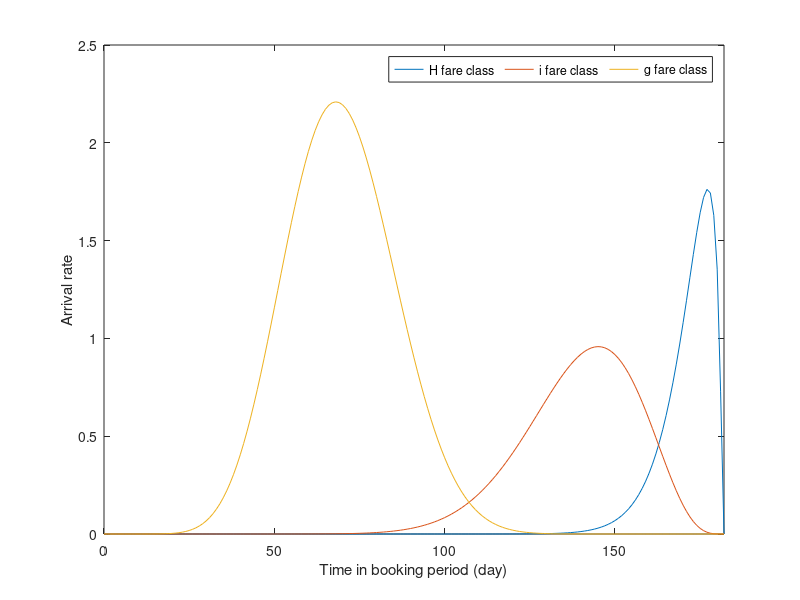

This chart was generated by the following MATLAB code:
clear all

t = 0:1/182:1;


% beta distribution shape parameters for each fare class
% fClass1, fClass2 and fClass3 peak arrivals occur at t=0.95, 0.77 and 0.39 respectively; 
% so means of beta distributions = 0.95, 0.77 and 0.39 respectively
alpha = [9.45*3, 7.7*2, 3.85*3];  
beta = [10*3-alpha(1), 10*2-alpha(2), 10*3-alpha(3)];

% lambaPrimeValues = betaValues of each fare class at each time step
% betaValues_fClasses = [betapdf(t,9.5*3,(10*3-9.5*3));... % betapdf(t,18,2);... fc1; 
%                        betapdf(t,7.7*2,(10*2-7.7*2));... % fc2
%                        betapdf(t,3.9*3,(10*3-3.9*3))]; % fc3

% for ind=1:3
%     subplot(3,1,ind);      
%     plot(t,betaValues_fClasses(ind,:))
% end

% nFareClasses = 3;
% fClassMeanDemand = [33, 33, 34];
% nEpisodes = 5;
% bookingHorizon = 10;


betaPDFvalues_fClasses = [betapdf(t,alpha(1),beta(1));... % betapdf(t,18,2);... fc1; 
                          betapdf(t,alpha(2),beta(2));...
                          betapdf(t,alpha(3),beta(3))];   % fc3

fClassMeanArrivals = [25, 40, 90];
% the beta distribution is used to get time-varying lambdaPrime values at each time step
% lambdaPrimeValues = area under beta curve in each time step; total area = 1; 
lambdaPrimeValues = zeros(3,182);
lambdaValues = zeros(3,182); % for each fare class, lambda(t) = lambdaPrime(t)*meanNarrivals
for i=1:3
    lambdaPrimeValues(i,:) = betacdf((1:182)/182,alpha(i),beta(i)) - betacdf((0:181)/182,alpha(i),beta(i)); % area under beta curve at different time steps
    lambdaValues(i,:) = lambdaPrimeValues(i,:)*fClassMeanArrivals(i); % average number of arrivals (Poisson means) at different time steps
end

lambdaValues = [lambdaValues zeros(3,1)];
fareClassLabels = ["High", "Middle", "Low"];

% for fcInd=1:3
%     plot(t,betaPDFvalues_fClasses(fcInd,:),'DisplayName',strcat(fareClassLabels(1,fcInd),' fare class'))
%     xlabel('time in booking period')
%     ylabel('PDF')
%     hold on
% end
% legend('Orientation','horizontal')
% lineStyle = ['--', ':', '-.'];
t = 0:182;
for fcInd=1:3
    plot(t,lambdaValues(fcInd,:),'DisplayName',strcat(fareClassLabels(1,fcInd),' fare class'))
    xlim([0 182])
    xlabel('Time in booking period (day)')
    ylabel('Arrival rate')
    hold on
end
legend('Orientation','horizontal')
hold off
saveas(gcf,'plot_fclassPaxArrival.pdf')

% % the beta distribution is used to get time-varying lambdaPrime values at each time step
% % lambdaPrimeValues = area under beta curve in each time step; total area = 1; 
% lambdaPrimeValues = zeros(3,182);
% lambdaValues = zeros(3,182);
% for i=1:nFareClasses
%     lambdaPrimeValues(i,:) = betacdf((1:182)/182,alpha(i),beta(i)) - betacdf((0:181)/182,alpha(i),beta(i));
%     lambdaValues(i,:) = lambdaPrimeValues(i,:)*fClassMeanDemand(i);
% end

